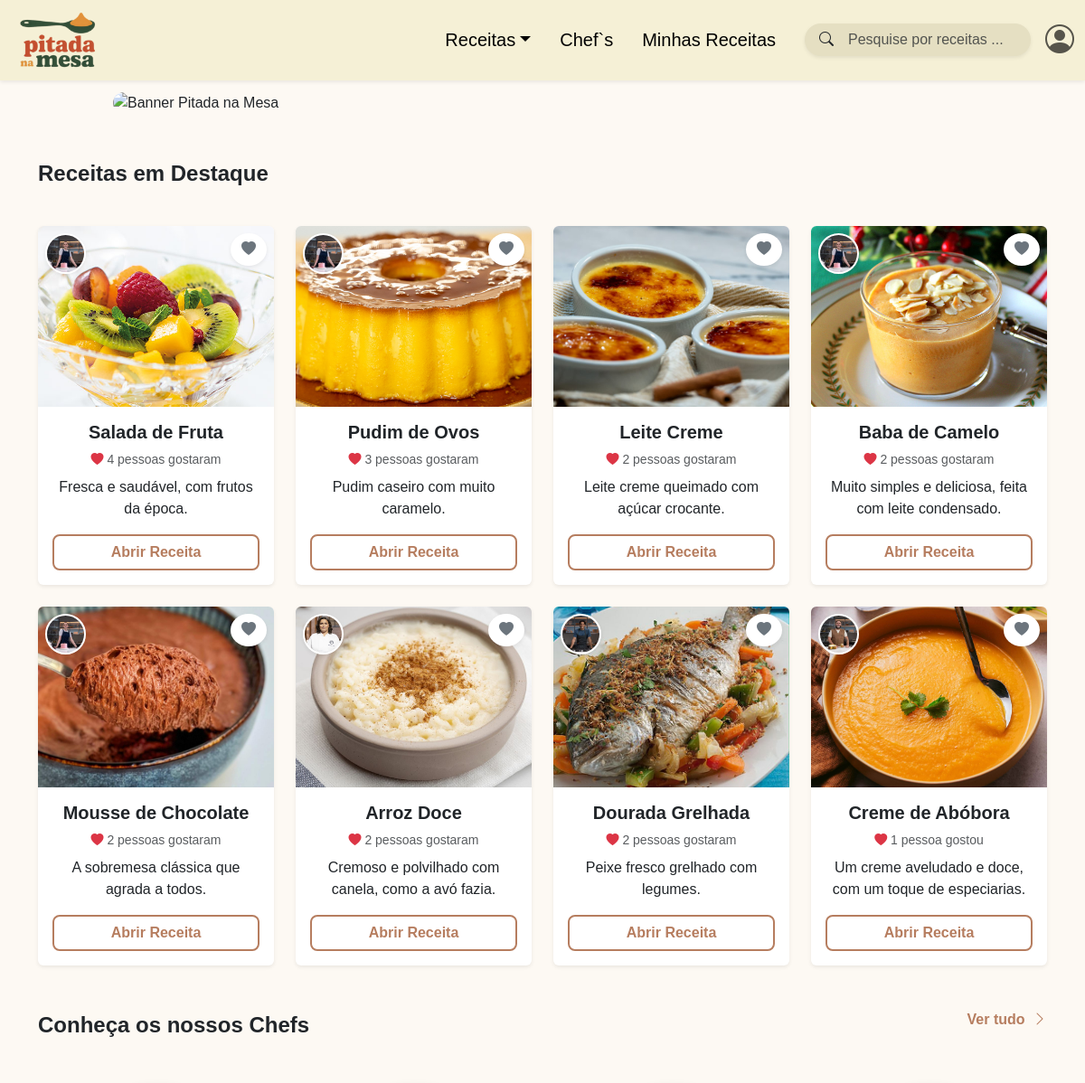
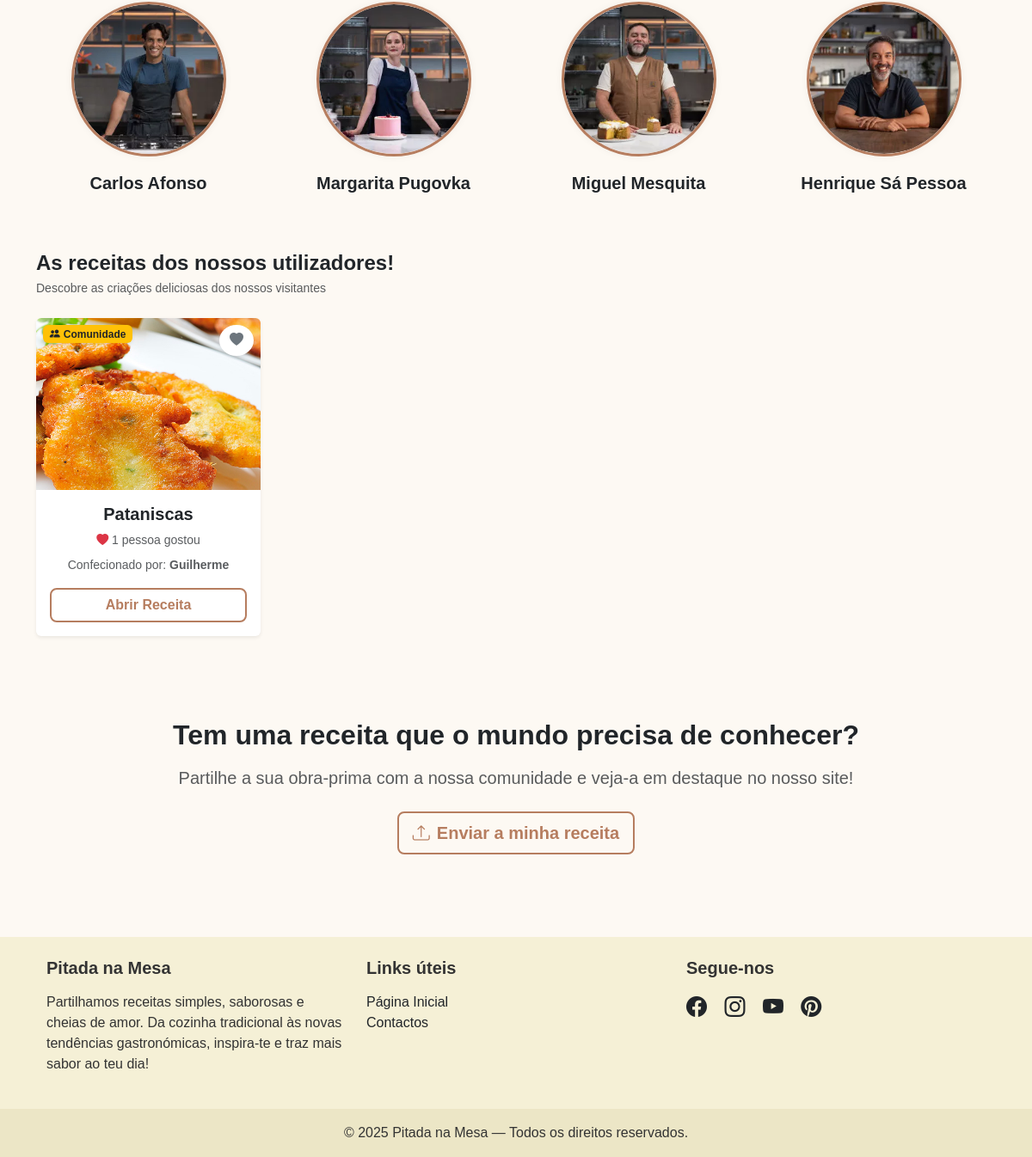
The page / on the database its author committed (2 pictures, top to bottom).
### tables this page shows
CREATE TABLE IF NOT EXISTS `receitas` (
  `id` int NOT NULL AUTO_INCREMENT,
  `titulo` varchar(100) NOT NULL,
  `categoria` varchar(50) DEFAULT NULL,
  `imagem` varchar(255) DEFAULT NULL,
  `tempo_preparo` int DEFAULT NULL,
  `descricao` text,
  `id_chef` int DEFAULT NULL,
  `id_utilizador` int DEFAULT NULL,
  `estado` tinyint(1) DEFAULT '1',
  PRIMARY KEY (`id`)
);

CREATE TABLE IF NOT EXISTS `chefs` (
  `id` int NOT NULL AUTO_INCREMENT,
  `nome` varchar(100) NOT NULL,
  `descricao` text,
  `imagem` varchar(100) NOT NULL,
  PRIMARY KEY (`id`)
);

CREATE TABLE IF NOT EXISTS `utilizadores` (
  `iduser` int NOT NULL AUTO_INCREMENT,
  `utilizador` varchar(100) NOT NULL,
  `email` varchar(100) NOT NULL,
  `pass` varchar(60) NOT NULL,
  `estado` tinyint(1) DEFAULT '1',
  PRIMARY KEY (`iduser`) USING BTREE,
  UNIQUE KEY `email` (`email`)
);

### index.php (the view, shortened to what this page needs)
<?php
require('includes/connection.php');
?>
<!DOCTYPE html>
<html lang="pt">
  <head>
    <link href="css/bootstrap.min.css" rel="stylesheet">
    <link href="css/bootstrap-icons.min.css" rel="stylesheet">
    <link href="css/style.css" rel="stylesheet">
  </head>
  <body>
    <?php require('includes/nav.php'); ?>
    <div class="container">
      <img src="imgs/banner.jpeg" class="banner" alt="Banner Pitada na Mesa">
    </div>
    <div class="container">
      <div class="fw-bold mt-5 fs-4 text-start">Receitas em Destaque</div>
      <div class="row align-items-stretch mt-3 g-4 row-cols-1 row-cols-sm-2 row-cols-lg-4">
        <?php
          $sql = "SELECT r.*, c.id as id_chef, c.nome as nome_chef, c.imagem as imagem_chef, COUNT(f.id) as total_likes
                  FROM receitas r
                  LEFT JOIN chefs c ON r.id_chef = c.id
                  LEFT JOIN favoritos f ON r.id = f.id_receita AND f.ativado = 1
                  WHERE r.categoria != 'Comunidade' AND r.estado = 1
                  GROUP BY r.id
                  ORDER BY total_likes DESC, r.id DESC
                  LIMIT 8";
          $stmt = $dbh->prepare($sql);
          $stmt->execute();
          if ($stmt->rowCount() > 0) {
            while ($row = $stmt->fetch(PDO::FETCH_ASSOC)) {
              $id         = $row['id'];
              $nome       = $row['titulo'];
              $imagem     = $row['imagem'];
              $descricao  = !empty($row['descricao']) ? $row['descricao'] : "Uma receita deliciosa da Pitada na Mesa.";
              $referencia = "receita.php?id=" . $id;
              $e_favorito = false;
              $classe_coracao = $e_favorito ? "text-danger" : "text-secondary";
              $temChef = !empty($row['id_chef']);
              $imgChef = ($temChef && file_exists($row['imagem_chef'])) ? $row['imagem_chef'] : 'imgs/avatar/avpadrao.jpg';
        ?>
              <div class="col">
                <div class="card h-100 position-relative border-0 shadow-sm">
                  <?php if ($temChef): ?>
                      <a href="chefs.php#chef-<?php echo $row['id_chef']; ?>"
                         class="position-absolute top-0 start-0 m-2 rounded-circle shadow-sm border border-2 border-white overflow-hidden bg-white"
                         style="width: 45px; height: 45px; z-index: 10;"
                         title="Receita do Chef <?php echo htmlspecialchars($row['nome_chef']); ?>">
                          <img src="<?php echo $imgChef; ?>" class="w-100 h-100 object-fit-cover" alt="Chef">
                      </a>
                  <?php endif; ?>
                  <div style="height: 200px; overflow: hidden;" class="rounded-top">
                    <img src="<?= $imagem ?>" class="w-100 h-100 object-fit-cover" alt="<?= $nome ?>">
                  </div>
                  <button class="btn btn-light position-absolute top-0 end-0 m-2 rounded-circle shadow-sm favorite-btn"
                          onclick="toggleFavorito(this, <?= $id ?>, '<?= addslashes($nome) ?>', '<?= $imagem ?>', '<?= $referencia ?>')"
                          aria-label="Adicionar aos favoritos">
                    <i class="bi bi-heart-fill <?= $classe_coracao ?>"></i>
                  </button>
                  <div class="card-body text-center d-flex flex-column">
                    <h5 class="card-title fw-bold"><?= $nome ?></h5>
                    <div class="mb-2 small text-muted">
                      <i class="bi bi-heart-fill text-danger"></i>
                      <span id="likes-texto-<?= $id ?>">
                        <?php
                            if ($row['total_likes'] == 1) {
                                echo "1 pessoa gostou";
                            } else {
                                echo $row['total_likes'] . " pessoas gostaram";
                            }
                        ?>
                      </span>
                    </div>
                    <p class="card-text text-truncate-2"><?= $descricao ?></p>
                    <a href="<?= $referencia ?>" class="btn btn-style2 mt-auto">Abrir Receita</a>
                  </div>
                </div>
              </div>
        <?php
            }
          }
        ?>
      </div>
    </div>
      <div class="container mt-5 ">
      <div class="d-flex justify-content-between mb-5">
        <div class="fw-bold fs-4 text-start">Conheça os nossos Chefs</div>
        <a href="chefs.php" class=" fw-semibold cor-vertudo">
          Ver tudo <i class="bi bi-chevron-right ms-1"></i>
        </a>
      </div>
      <div class="row row-cols-2 row-cols-lg-4 g-4">
        <?php
            $stmtChefsHome = $dbh->query("SELECT id, nome, imagem FROM chefs LIMIT 4");
            while($chef = $stmtChefsHome->fetch(PDO::FETCH_ASSOC)):
                $imgChef = !empty($chef['imagem']) && file_exists($chef['imagem']) ? $chef['imagem'] : 'imgs/avatar/avpadrao.jpg';
                $linkChef = "chefs.php#chef-" . $chef['id'];
        ?>
            <div class="col">
              <a href="<?php echo $linkChef; ?>" class="text-decoration-none text-dark d-block text-center">
                <div class="chef-wrapper mx-auto">
                  <img src="<?php echo $imgChef; ?>" alt="<?php echo $chef['nome']; ?>" class="img-fluid rounded-circle" >
                </div>
                <p class="mt-3 fw-semibold fs-5"><?php echo $chef['nome']; ?></p>
              </a>
            </div>
        <?php endwhile; ?>
      </div>
    </div>
  <div class="container mt-5 mb-5">
      <div class="d-flex justify-content-between align-items-center mb-4">
        <div>
            <h2 class="fw-bold fs-4 mb-1">As receitas dos nossos utilizadores!</h2>
            <p class="text-muted mb-0 small">Descobre as criações deliciosas dos nossos visitantes </p>
        </div>
      </div>
      <div class="row align-items-stretch g-4 row-cols-1 row-cols-sm-2 row-cols-lg-4">
          <?php
            $stmtComunidade = $dbh->query("SELECT r.*, u.utilizador as autor, COUNT(f.id) as total_likes
                                           FROM receitas r
                                           LEFT JOIN utilizadores u ON r.id_utilizador = u.iduser
                                           LEFT JOIN favoritos f ON r.id = f.id_receita AND f.ativado = 1
                                           WHERE r.categoria = 'Comunidade' AND r.estado = 1
                                           GROUP BY r.id
                                           ORDER BY RAND() LIMIT 4");
            $listaComunidade = $stmtComunidade->fetchAll(PDO::FETCH_ASSOC);
            if(count($listaComunidade) > 0):
                foreach($listaComunidade as $rec):
                    $id = $rec['id'];
                    $nome = $rec['titulo'];
                    $imagem = $rec['imagem'];
                    $autor = !empty($rec['autor']) ? $rec['autor'] : 'Anónimo';
                    $referencia = "receita.php?id=" . $id;
                    $e_favorito = false;
                    $classe_coracao = $e_favorito ? "text-danger" : "text-secondary";
          ?>
                <div class="col">
                    <div class="card h-100 position-relative border-0 shadow-sm">
                        <span class="position-absolute top-0 start-0 m-2 badge bg-warning text-dark shadow-sm" style="z-index: 5;">
                            <i class="bi bi-people-fill me-1"></i>Comunidade
                        </span>
                        <div style="height: 200px; overflow: hidden;" class="rounded-top">
                            <img src="<?php echo $imagem; ?>" class="w-100 h-100 object-fit-cover" alt="<?php echo $nome; ?>">
                        </div>
                        <button class="btn btn-light position-absolute top-0 end-0 m-2 rounded-circle shadow-sm favorite-btn"
                                onclick="toggleFavorito(this, <?= $id ?>, '<?= addslashes($nome) ?>', '<?= $imagem ?>', '<?= $referencia ?>')"
                                aria-label="Adicionar aos favoritos">
                            <i class="bi bi-heart-fill <?= $classe_coracao ?>"></i>
                        </button>
                        <div class="card-body text-center d-flex flex-column">
                            <h5 class="card-title fw-bold"><?php echo $nome; ?></h5>
                            <div class="mb-2 small text-muted">
                                <i class="bi bi-heart-fill text-danger"></i>
                                <span id="likes-texto-<?= $id ?>">
                                    <?php
                                        if ($rec['total_likes'] == 1) {
                                            echo "1 pessoa gostou";
                                        } else {
                                            echo $rec['total_likes'] . " pessoas gostaram";
                                        }
                                    ?>
                                </span>
                            </div>
                            <p class="card-text small text-muted">Confecionado por: <strong><?php echo $autor; ?></strong></p>
                            <a href="<?php echo $referencia; ?>" class="btn btn-style2 mt-auto">Abrir Receita</a>
                        </div>
                    </div>
                </div>
          <?php
                endforeach;
          endif; ?>
      </div>
   </div>
  <div class="container-fluid" >
    <div class="container text-center py-5 my-4">
        <h2 class="fw-bold mb-3">Tem uma receita que o mundo precisa de conhecer?</h2>
        <p class="lead text-muted mb-4">
            Partilhe a sua obra-prima com a nossa comunidade e veja-a em destaque no nosso site!
        </p>
        <a href="submeterreceita.php" class="btn btn-style2 btn-lg">
            <i class="bi bi-upload me-2"></i>Enviar a minha receita
        </a>
    </div>
</div>
    <?php require('includes/footer.php'); ?>
  </body>
</html>

### css/style.css (style rules this page uses)
body { background-color: rgb(253, 249, 243); padding-top: 70px; font-family: 'Trebuchet MS', 'Lucida Sans Unicode', 'Lucida Grande', 'Lucida Sans', Arial, sans-serif; }
.banner { border-radius: 1rem; margin-top: 2rem; width: 100%; max-width: 950px; height: auto; display: block; margin-left: auto; margin-right: auto; }
.favorite-btn { background-color: rgb(255, 255, 255) !important; border: none; box-shadow: none; }
.favorite-btn i { color: rgb(128, 128, 128); transition: color 0.3s ease; }
.btn-style2 { background-color: transparent; color: rgb(182, 125, 95); border: 2px solid rgb(182, 125, 95); border-radius: 8px; font-weight: 600; transition: all 0.3s ease; }
.cor-vertudo { color: rgb(182, 125, 95) !important; font-weight: 600; text-decoration: none; }
.chef-wrapper { width: 180px; height: 180px; border-radius: 50%; overflow: hidden; border: 3px solid rgb(182, 125, 95); box-shadow: inset 0 0 0 5px rgb(243, 226, 212), 0 0 10px rgba(0, 0, 0, 0.05); }

### rows shown on the page
receitas: id_chef.imagem (picture), imagem (picture), titulo "Salada de Fruta", total_likes "4", descricao "Fresca e saudável, com frutos da época."
receitas: id_chef.imagem (picture), imagem (picture), titulo "Pudim de Ovos", total_likes "3", descricao "Pudim caseiro com muito caramelo."
receitas: imagem (picture), titulo "Leite Creme", total_likes "2", descricao "Leite creme queimado com açúcar crocante."
receitas: id_chef.imagem (picture), imagem (picture), titulo "Baba de Camelo", total_likes "2", descricao "Muito simples e deliciosa, feita com leite condensado."
receitas: id_chef.imagem (picture), imagem (picture), titulo "Mousse de Chocolate", total_likes "2", descricao "A sobremesa clássica que agrada a todos."
receitas: id_chef.imagem (picture), imagem (picture), titulo "Arroz Doce", total_likes "2", descricao "Cremoso e polvilhado com canela, como a avó fazia."
receitas: id_chef.imagem (picture), imagem (picture), titulo "Dourada Grelhada", total_likes "2", descricao "Peixe fresco grelhado com legumes."
receitas: id_chef.imagem (picture), imagem (picture), titulo "Creme de Abóbora", shows "1 pessoa gostou", descricao "Um creme aveludado e doce, com um toque de especiarias."
chefs: imagem (picture), nome "Carlos Afonso"
chefs: imagem (picture), nome "Margarita Pugovka"
chefs: imagem (picture), nome "Miguel Mesquita"
chefs: imagem (picture), nome "Henrique Sá Pessoa"
receitas: imagem (picture), titulo "Pataniscas", id_utilizador.utilizador "Guilherme"
